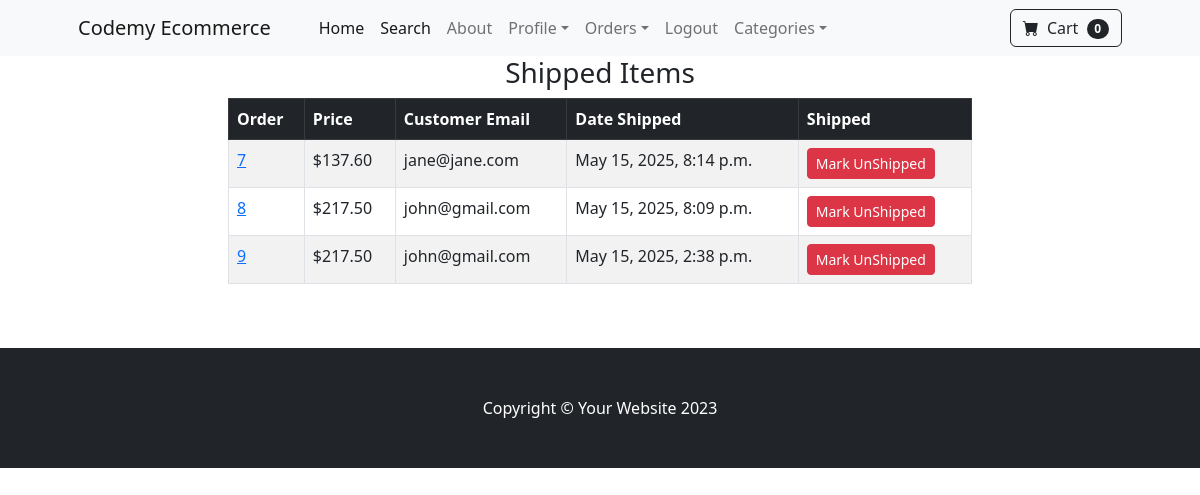
The page /payment/shipped_dash/ (signed in) on the database its author committed.
### payment/models.py (models this page shows, shortened)
class Order(models.Model):
    user = models.ForeignKey(
        User, on_delete=models.CASCADE, null=True, blank=True)
    full_name = models.CharField(max_length=250)
    email = models.EmailField(max_length=250)
    shipping_address = models.TextField(max_length=15000)
    amount_paid = models.DecimalField(max_digits=7, decimal_places=2)
    date_ordered = models.DateTimeField(auto_now_add=True)
    shipped = models.BooleanField(default=False)
    date_shipped = models.DateTimeField(blank=True, null=True)

### payment/views.py (the view, shortened to what this page needs)
# urls.py: path('shipped_dash/', views.shipped_dash, name='shipped-dash'),
def shipped_dash(request):
    if request.user.is_authenticated and request.user.is_superuser:
        orders = Order.objects.filter(shipped=True)
        return render(request, 'payment/shipped_dash.html', {'orders': orders})
    else:
        messages.success(request, "Access Denied")
        return redirect('home')

### cart/cart.py (called while the page is built)
    def __len__(self):
        return len(self.cart)

### cart/context_processors.py (called while the page is built)
def cart(request):
    return {'cart': Cart(request)}

### payment/templates/payment/shipped_dash.html (shortened to what this page needs)
{% extends 'base.html' %}
{% block content %}
<div class="container">
    <div class="row">
        <center>
            <div class="col-8">
                <h3>Shipped Items</h3>
                <table class="table table-striped table-hover table-bordered">
                    <thead class="table-dark">
                        <tr>
                            <th scope="col">Order</th>
                            <th scope="col">Price</th>
                            <th scope="col">Customer Email</th>
                            <th scope="col">Date Shipped</th>
                            <th scope="col">Shipped</th>
                        </tr>
                    </thead>
                    <tbody>
                        {% for item in orders %}
                        <tr>
                            <td><a href="{% url 'orders' item.id %}">{{item.id}}</a></td>
                            <td>${{item.amount_paid}}</td>
                            <td>{{item.email}}</td>
                            <td>{{item.date_shipped}}</td>
                            <td>
                                <form method="POST">
                                    <button type="submit" class="btn btn-danger btn-sm">Mark UnShipped</button>
                                </form>
                            </td>
                        </tr>
                        {% endfor %}
                    </tbody>
                </table>
                <br><br>
            </div>
        </center>
    </div>
</div>
{% endblock %}

### rows shown on the page
Order: id "7", amount_paid "137.60", email "jane@jane.com", date_shipped "May 15, 2025, 8:14 p.m."
Order: id "8", amount_paid "217.50", email "john@gmail.com", date_shipped "May 15, 2025, 8:09 p.m."
Order: id "9", amount_paid "217.50", email "john@gmail.com", date_shipped "May 15, 2025, 2:38 p.m."

### other values the page prints
{{ cart|length }} "0"
